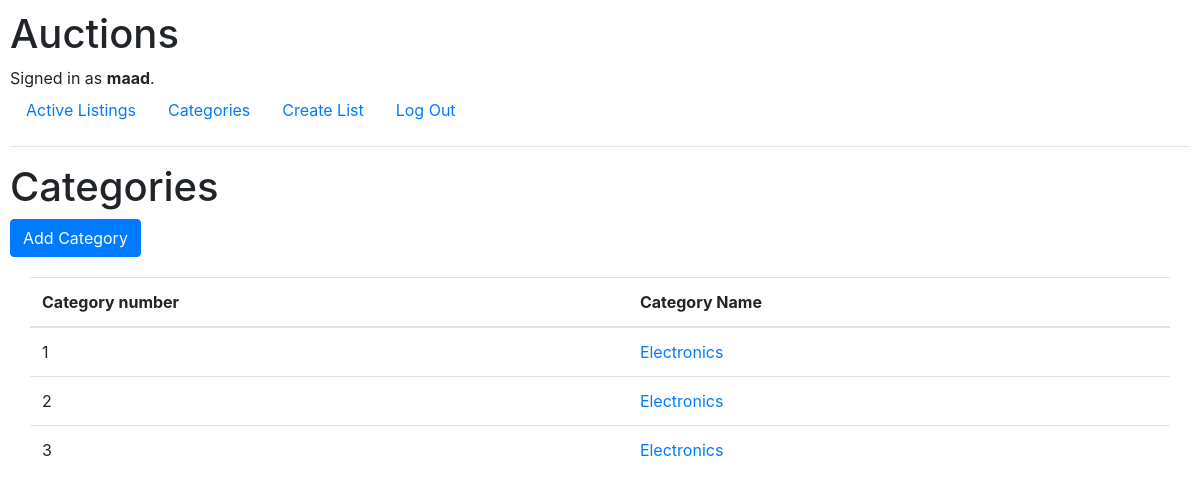
Before: /categoryList/ (signed in) with the older database file.
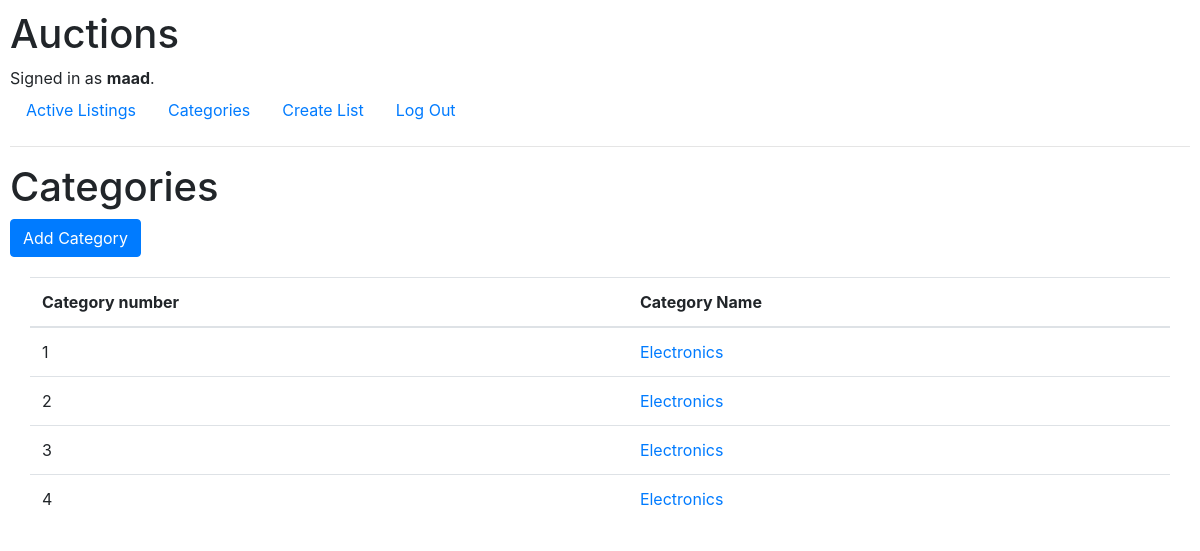
After: the same page with the newer database file.
### auctions/models.py (models this page shows, shortened)
class Category(models.Model):
    category=models.CharField(max_length=225)
    class Meta:
        verbose_name = 'Categoery'
        verbose_name_plural = 'Categories'

### auctions/views.py (the view)
# urls.py: path('categoryList/', views.category_list, name="category-list"),
@login_required
def category_list(request):
    category_list = Category.objects.all()
    return render(request, 'auctions/categoryList.html', {'category_list': category_list})

### auctions/templates/auctions/categoryList.html
{% extends "auctions/layout.html" %}
{% block body %}
<h1>Categories</h1>
<div class="text-muted">
<a  class="btn btn-primary" href="{% url 'add-category'%}">Add Category</a>
</div>
<div class="card-body">
  <div class="table-responsive">
    <table class="table align-middle">
      <thead>
        <tr>
          <th>Category number</th>
          <th>Category Name</th>
        </tr>
      </thead>
      <tbody>
{%for item in category_list %}
<tr>
<td>{{item.id}}</td>
<td><a href="{% url 'show-category' item.id  %}">{{item.category}}</a></td>
</tr>
{% endfor %}
      </tbody>
    </table>
  </div>
</div>
{% endblock %}

Changed rows visible on the page:
added Category: id "4", category "Electronics"
